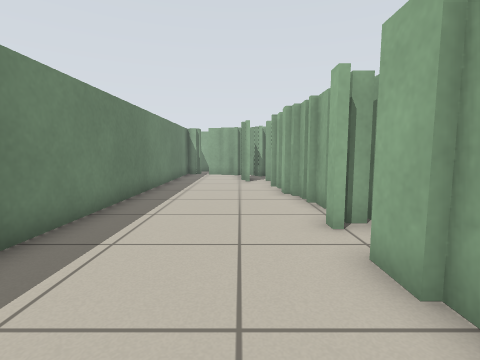
[1] (above)

16 first-person views from a walk through a world built for the Player/Stage simulator. The camera is 0.72 m above the floor, tilts 6° down and sees 85° across. The lines on the ground mark 1 m squares. The floor is counted in squares, 0.5 m on a side. Each view is taken from the middle of a square. On the plan, view 1 faces up. The plan holds only what a view shows up to about 13 squares ahead; the rest is blank. The place goes on beyond the plan. The robots in the file are not drawn.

[2]
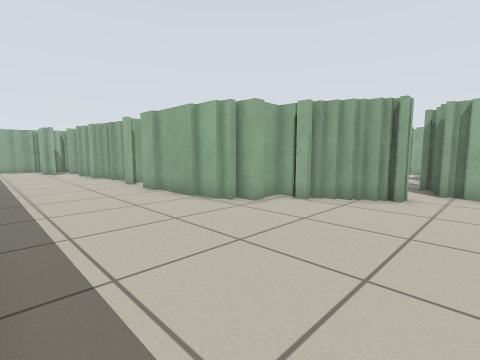

[3]
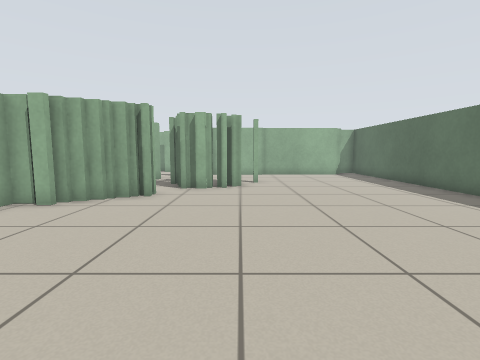

[4]
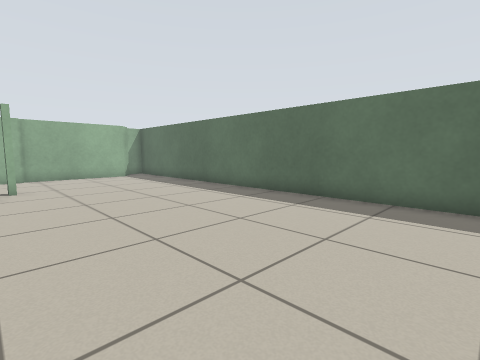

[5]
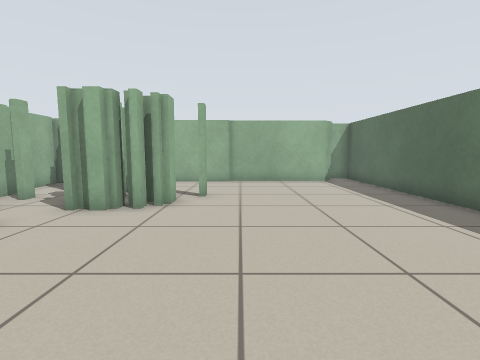

[6]
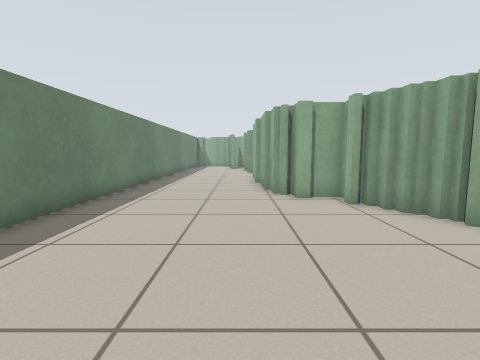

[7]
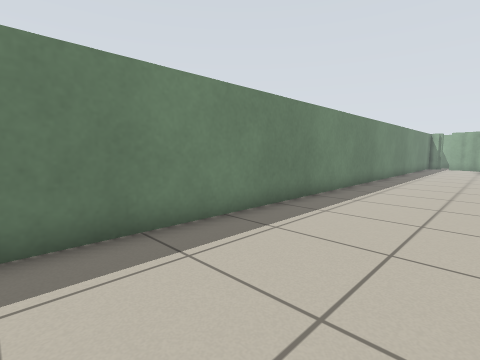

[8]
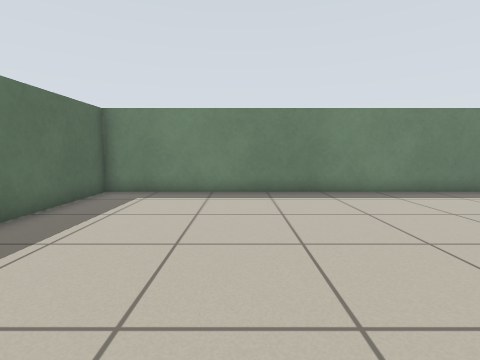

[9]
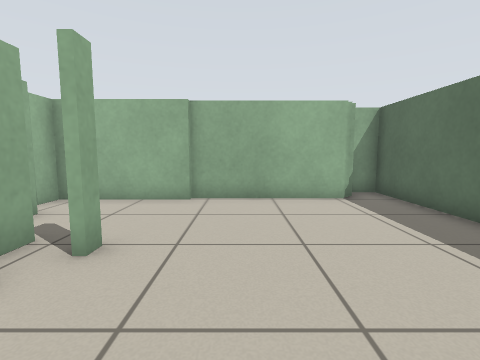

[10]
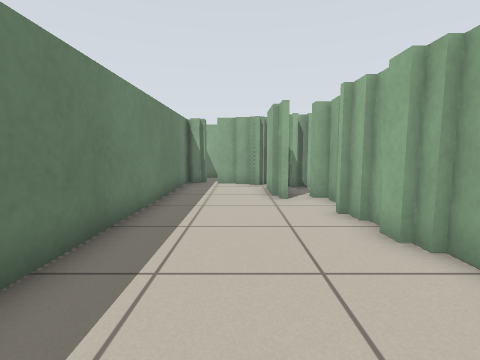

[11]
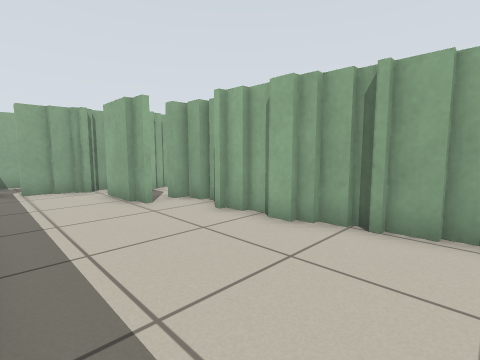

[12]
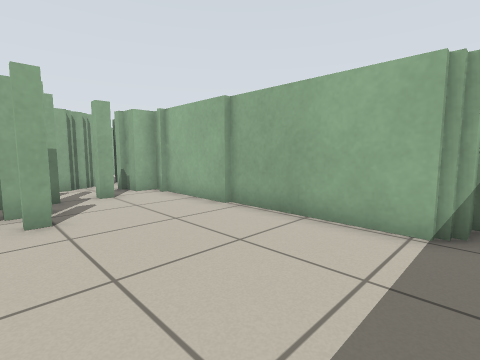

[13]
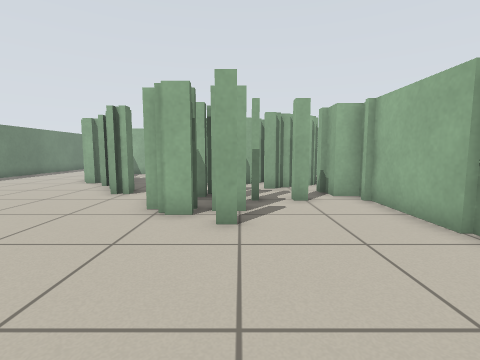

[14]
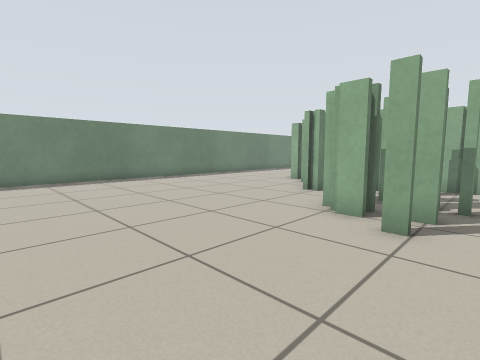

[15]
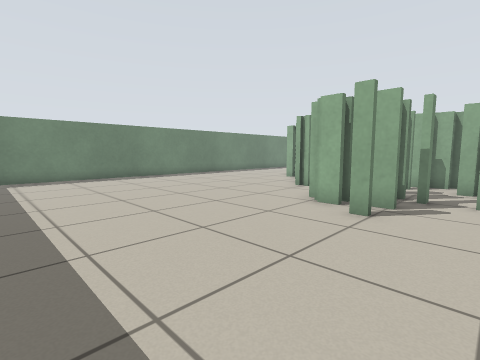

[16]
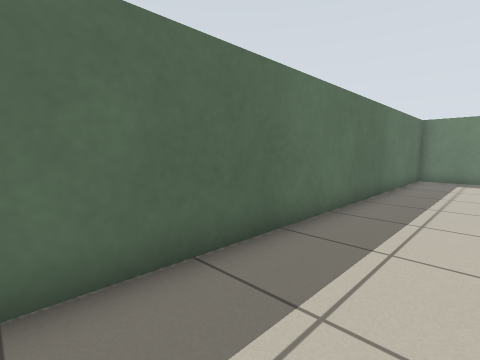

### Floor plan
Points are (right, up) in squares from view 1. A wall is a line through its corners. A room is listed if a view was taken in it or the views show most of it. See-through windows are left out.
Room 1 (views 1, 2, 3, 4, 5, 6, 7, 8, 9, 10, 11, 12, 13, 14, 15, 16)
walls: (4.9, -3.9) (4.9, -3.4); (4.7, -3.5) (4.7, -3); (5.3, -4.5) (5.3, -4); (4.1, -2.9) (4.1, -2.4); (4.5, -3.1) (4.5, -2.6); (3.2, -1.8) (2.8, -1.8) (2.8, -1); (6.2, -4.6) (6.2, -5) (5.5, -5) (5.5, -4.4); (4.3, -1.6) (3.1, -1.6); (2.4, -1.2) (2.4, -0.8); (2.2, -0.9) (2.2, 0.2); (7.6, -6.2) (7.6, -5.8); (7.4, -6.9) (7.4, -6.2); (2, 0.1) (2, 2.5); (8.1, -7.5) (7.6, -7.5); (8.5, -7.8) (8.5, -7.2); (9, -8.1) (8.2, -8.1); (1.8, 2.4) (1.8, 3.5); (10.6, -5.8) (10.6, -6.2); (10.2, -7.7) (9.3, -7.7); (10, -8.9) (9.5, -8.9); (11.5, -3.6) (11, -3.6); (12.1, -6.2) (11.6, -6.2) (11.6, -5.8); (12.1, -3.2) (11.6, -3.2); (1.8, 4.8) (1.8, 5.2); (12.9, -4.8) (12.9, -4.1); (14, -5.4) (13.1, -5.4) (13.1, -4.6); (2.4, 6.1) (2.4, 6.6); (2.2, 6.5) (2.2, 7.5); (13.9, -9.5) (13.9, -6.1); (2.2, 7.6) (2.2, 8.1); (2, 8) (2, 8.8); (1.8, 8.6) (1.8, 9.1); (1.5, 9) (1.5, 9.8); (14.1, -14.4) (14.1, -9.4); (1.8, 9.8) (1.8, 10.5); (1.5, 10.4) (1.5, 11.1); (1.8, 12.5) (1.8, 13.3) (1.3, 13.3) (1.3, 13.8); (0.3, 13) (0.3, 13.8); (0.1, 13.6) (0.1, 15.5); (-0.5, 16.9) (-1.2, 16.9); (-1.1, 17.1) (-2, 17.1); (-2.8, 17.3) (-3.5, 17.3) (-3.5, -15.9) (15.4, -15.9) (15.4, -14.7)

Positions as (right, up) in squares from view 1, and headings:
1: (0, 0), facing up
2: (-3, -7), facing up-right
3: (-3, -8), facing right
4: (-2, -8), facing down-right
5: (1, -10), facing right
6: (1, -10), facing up
7: (1, -10), facing up-left
8: (6, -11), facing left
9: (6, -11), facing right
10: (-1, 5), facing up
11: (-3, 6), facing up-right
12: (9, -15), facing up-right
13: (10, -14), facing up
14: (11, -14), facing up-left
15: (12, -15), facing up-left
16: (12, -13), facing down-left
